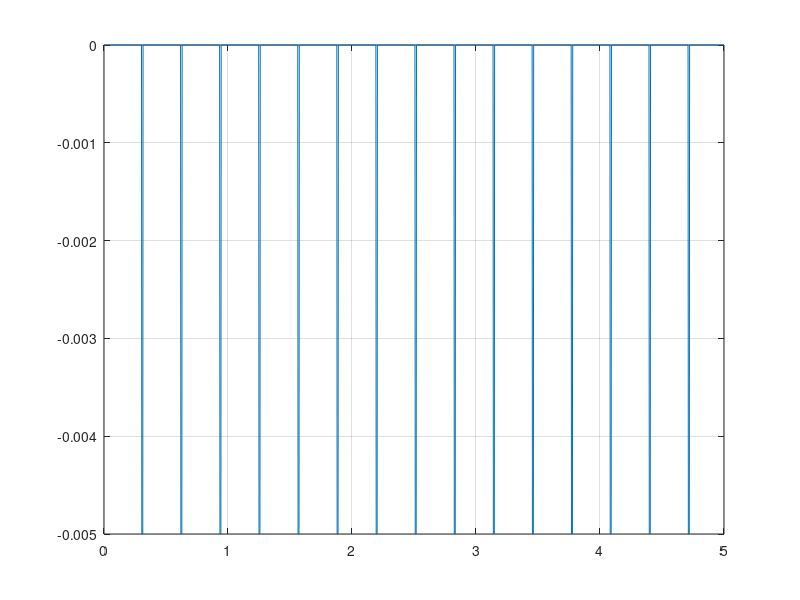

Reproduce this figure in MATLAB. (Note: this script raises an error after producing the figure.)
%SYDE 351 Final Projct 
%Group 27
%Task 3

%Assumptions: 
%   1) The floor signal starts at the edge of a tile 
%   2) Each wheel recieves the signal 
%   3) The signal will represent the vertical displacement of the wheel 
%   4) The wheel is assumed to be rigid 

clear;
clc; 

%floor dimensions given in m
tile_width = 0.3048;
grout_width = 0.01;
grout_depth = 0.005;
floor_length = 5;

%find square wave parameters
duty_cycle = tile_width/(grout_width + tile_width)*100;
period = tile_width + grout_width;

%graph of vertical displacment in terms of horizontal displacement 
x = 0:0.0025:floor_length;
y = grout_depth/2*square(2*pi*(1/period)*x, duty_cycle)-grout_depth/2;

%plot the graph 
plot (x,y);
grid on;

%test the vertical displacment in the vibration simulation 
t = x;
[t_simulation, y_simulation, d_simulation, x_simulation, result] = run_vibration_simulation(t, y);

%check if the drink spills
disp(result);
